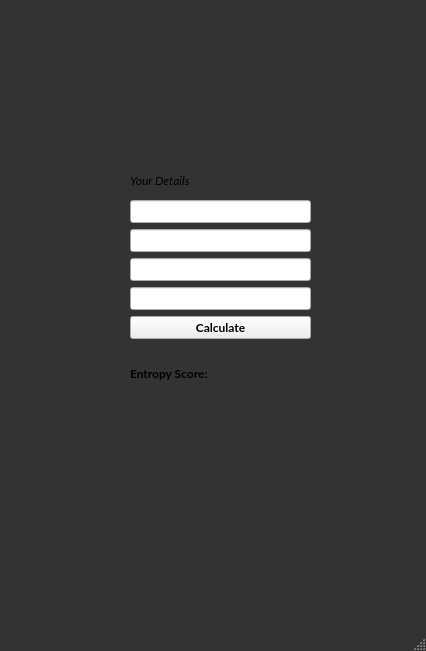
<?xml version="1.0" encoding="UTF-8"?>
<ui version="4.0">
 <class>MainWindow</class>
 <widget class="QMainWindow" name="MainWindow">
  <property name="geometry">
   <rect>
    <x>0</x>
    <y>0</y>
    <width>426</width>
    <height>651</height>
   </rect>
  </property>
  <property name="font">
   <font>
    <family>Lato</family>
    <weight>75</weight>
    <bold>true</bold>
   </font>
  </property>
  <property name="windowTitle">
   <string>Entropy Calculator Rentropy</string>
  </property>
  <property name="styleSheet">
   <string notr="true">QMainWindow {
    background-color: #333333;  /* Light yellow */
}
</string>
  </property>
  <widget class="QWidget" name="centralwidget">
   <widget class="QWidget" name="verticalLayoutWidget">
    <property name="geometry">
     <rect>
      <x>130</x>
      <y>200</y>
      <width>181</width>
      <height>201</height>
     </rect>
    </property>
    <layout class="QVBoxLayout" name="verticalLayout">
     <item>
      <widget class="QLineEdit" name="firstName">
       <property name="font">
        <font>
         <family>Lato</family>
         <weight>75</weight>
         <bold>true</bold>
        </font>
       </property>
      </widget>
     </item>
     <item>
      <widget class="QLineEdit" name="lastName">
       <property name="font">
        <font>
         <family>Lato</family>
         <weight>75</weight>
         <bold>true</bold>
        </font>
       </property>
      </widget>
     </item>
     <item>
      <widget class="QLineEdit" name="birthDate">
       <property name="font">
        <font>
         <family>Lato</family>
         <weight>75</weight>
         <bold>true</bold>
        </font>
       </property>
      </widget>
     </item>
     <item>
      <widget class="QLineEdit" name="password">
       <property name="font">
        <font>
         <family>Lato</family>
         <weight>75</weight>
         <bold>true</bold>
        </font>
       </property>
      </widget>
     </item>
     <item>
      <widget class="QPushButton" name="calculateButton">
       <property name="font">
        <font>
         <family>Lato</family>
         <weight>75</weight>
         <bold>true</bold>
        </font>
       </property>
       <property name="text">
        <string>Calculate</string>
       </property>
      </widget>
     </item>
     <item>
      <widget class="QLabel" name="entropyLabel">
       <property name="font">
        <font>
         <family>Lato</family>
         <weight>75</weight>
         <bold>true</bold>
        </font>
       </property>
       <property name="text">
        <string>Entropy Score:</string>
       </property>
      </widget>
     </item>
    </layout>
   </widget>
   <widget class="QLabel" name="label">
    <property name="geometry">
     <rect>
      <x>130</x>
      <y>140</y>
      <width>221</width>
      <height>81</height>
     </rect>
    </property>
    <property name="font">
     <font>
      <family>Lato</family>
      <italic>true</italic>
     </font>
    </property>
    <property name="text">
     <string>Your Details</string>
    </property>
   </widget>
  </widget>
  <widget class="QMenuBar" name="menubar">
   <property name="geometry">
    <rect>
     <x>0</x>
     <y>0</y>
     <width>426</width>
     <height>20</height>
    </rect>
   </property>
  </widget>
  <widget class="QStatusBar" name="statusbar"/>
 </widget>
 <resources/>
 <connections/>
</ui>
